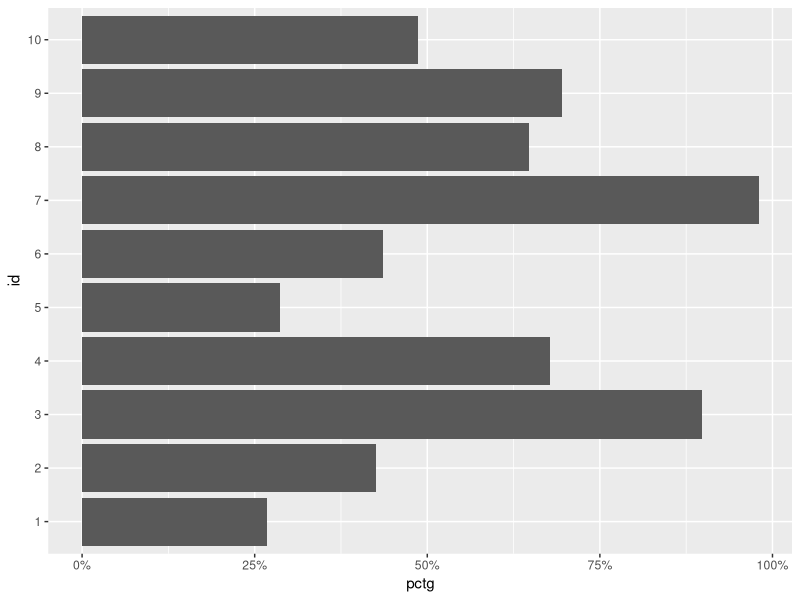
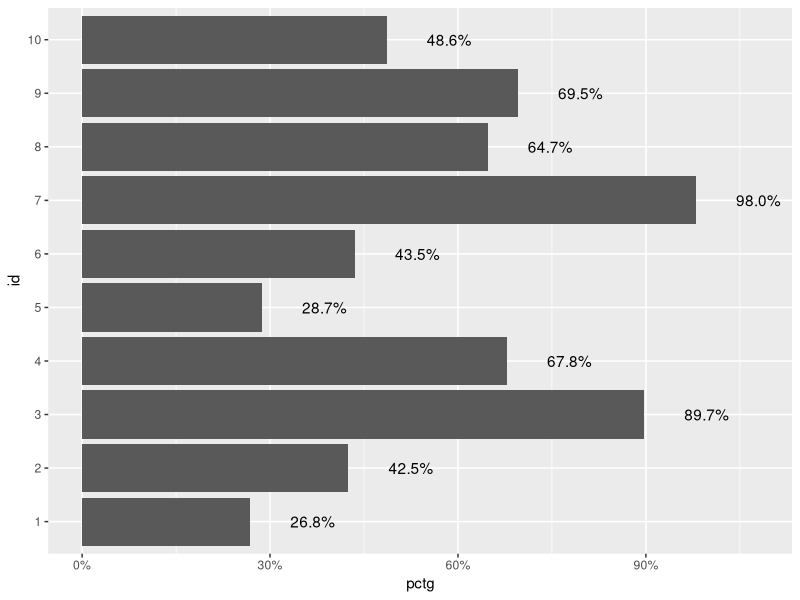
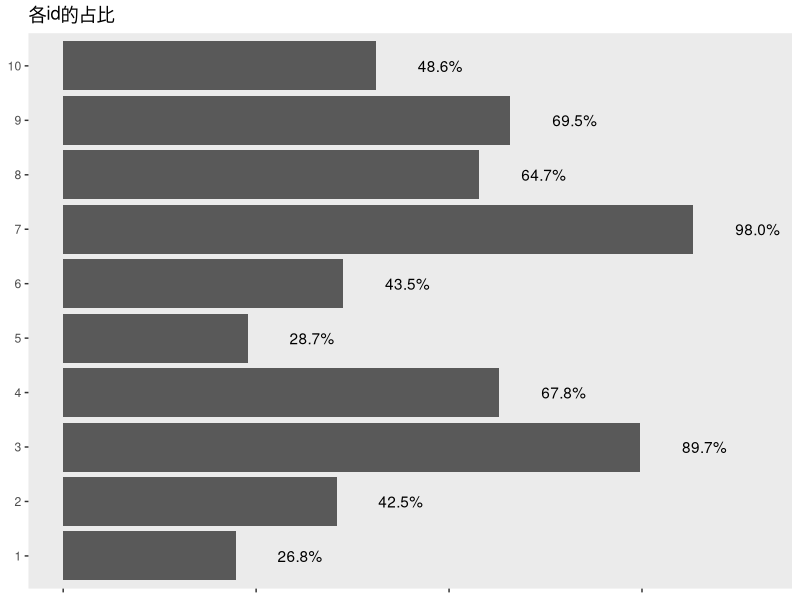

Here is the R script that generated these plots, in order:
## ---- chunk 1
library(tidyverse)
## ---- chunk 2
p1 <-
  data.frame(pctg = runif(10, 0, 1)) %>%
  mutate(id = row_number() %>% as.factor()) %>%
  ggplot(aes(x = id, y = pctg)) +
  geom_col() +
  coord_flip() +
  scale_y_continuous(labels = scales::percent)
p1
## ---- chunk 3
p2 <-
  p1 +
  geom_text(aes(label = scales::percent(pctg)), nudge_y = 0.1)
p2
## ---- chunk 4
p2 + 
  theme(
    axis.title = element_blank(),
    panel.grid = element_blank(), # 失去网格
    axis.text.x = element_blank() # 都有百分比了，x轴去掉
  ) +
  labs(
    title = "各id的占比"
  )
# tidy up 的原则是删除 axis title 但是在 title 里面表示
